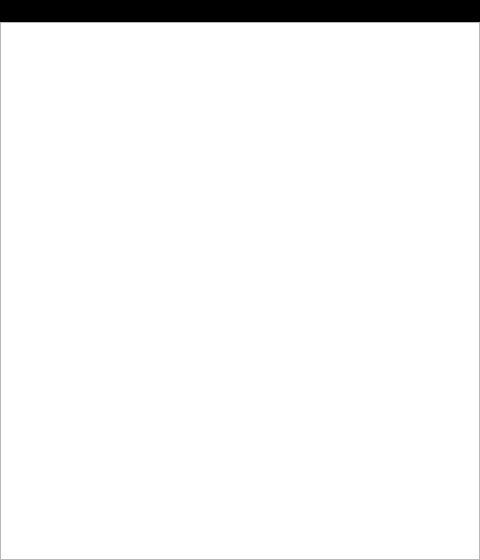
<?xml version="1.0" encoding="UTF-8"?>
<ui version="4.0">
 <class>bbqScreenForm</class>
 <widget class="QWidget" name="bbqScreenForm">
  <property name="geometry">
   <rect>
    <x>0</x>
    <y>0</y>
    <width>480</width>
    <height>560</height>
   </rect>
  </property>
  <property name="contextMenuPolicy">
   <enum>Qt::NoContextMenu</enum>
  </property>
  <property name="windowTitle">
   <string>Screen mirror</string>
  </property>
  <property name="autoFillBackground">
   <bool>false</bool>
  </property>
  <property name="styleSheet">
   <string notr="true">#bbqScreenForm { background: black;}</string>
  </property>
  <layout class="QGridLayout" name="gridLayout">
   <property name="leftMargin">
    <number>0</number>
   </property>
   <property name="topMargin">
    <number>0</number>
   </property>
   <property name="rightMargin">
    <number>0</number>
   </property>
   <property name="bottomMargin">
    <number>0</number>
   </property>
   <item row="0" column="0" colspan="2">
    <widget class="QLabel" name="lblFps">
     <property name="sizePolicy">
      <sizepolicy hsizetype="Maximum" vsizetype="Maximum">
       <horstretch>0</horstretch>
       <verstretch>0</verstretch>
      </sizepolicy>
     </property>
     <property name="font">
      <font>
       <family>Trebuchet MS</family>
      </font>
     </property>
     <property name="autoFillBackground">
      <bool>false</bool>
     </property>
     <property name="styleSheet">
      <string notr="true">color:white;</string>
     </property>
     <property name="text">
      <string/>
     </property>
    </widget>
   </item>
   <item row="1" column="0" colspan="2">
    <widget class="ShrinkableQLabel" name="lblDisplay">
     <property name="mouseTracking">
      <bool>true</bool>
     </property>
     <property name="focusPolicy">
      <enum>Qt::NoFocus</enum>
     </property>
     <property name="backgroundBrush">
      <brush brushstyle="SolidPattern">
       <color alpha="255">
        <red>0</red>
        <green>0</green>
        <blue>0</blue>
       </color>
      </brush>
     </property>
     <property name="interactive">
      <bool>false</bool>
     </property>
     <property name="sceneRect">
      <rectf>
       <x>0.000000000000000</x>
       <y>0.000000000000000</y>
       <width>0.000000000000000</width>
       <height>0.000000000000000</height>
      </rectf>
     </property>
    </widget>
   </item>
  </layout>
 </widget>
 <customwidgets>
  <customwidget>
   <class>ShrinkableQLabel</class>
   <extends>QGraphicsView</extends>
   <header>ShrinkableQLabel.h</header>
  </customwidget>
 </customwidgets>
 <resources/>
 <connections/>
</ui>
